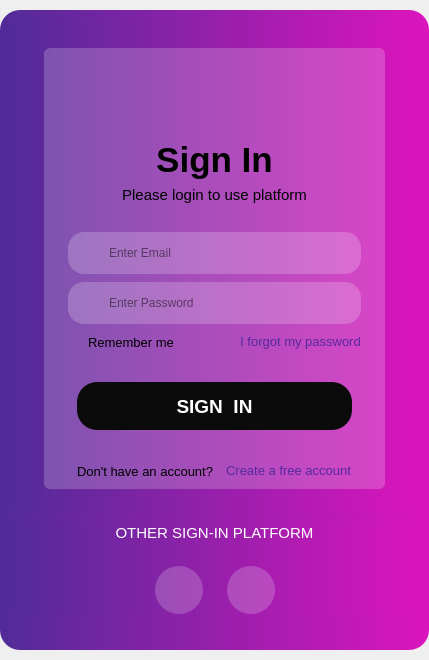
<?xml version="1.0" encoding="UTF-8"?>
<ui version="4.0">
 <class>MainWindow</class>
 <widget class="QMainWindow" name="MainWindow">
  <property name="geometry">
   <rect>
    <x>0</x>
    <y>0</y>
    <width>429</width>
    <height>660</height>
   </rect>
  </property>
  <property name="maximumSize">
   <size>
    <width>540</width>
    <height>692</height>
   </size>
  </property>
  <property name="windowTitle">
   <string>MainWindow</string>
  </property>
  <widget class="QWidget" name="centralwidget">
   <layout class="QHBoxLayout" name="horizontalLayout">
    <property name="spacing">
     <number>0</number>
    </property>
    <property name="leftMargin">
     <number>0</number>
    </property>
    <property name="topMargin">
     <number>0</number>
    </property>
    <property name="rightMargin">
     <number>0</number>
    </property>
    <property name="bottomMargin">
     <number>0</number>
    </property>
    <item>
     <widget class="QFrame" name="frame_6">
      <property name="sizePolicy">
       <sizepolicy hsizetype="Maximum" vsizetype="Maximum">
        <horstretch>0</horstretch>
        <verstretch>0</verstretch>
       </sizepolicy>
      </property>
      <property name="maximumSize">
       <size>
        <width>480</width>
        <height>640</height>
       </size>
      </property>
      <property name="styleSheet">
       <string notr="true">background-color: qlineargradient(x1:0, y1:0, x2:1, y2:0,stop:0 rgb(81, 43, 152), stop:1 rgb(219, 21, 189));
border-radius:20px </string>
      </property>
      <property name="frameShape">
       <enum>QFrame::StyledPanel</enum>
      </property>
      <property name="frameShadow">
       <enum>QFrame::Raised</enum>
      </property>
      <layout class="QVBoxLayout" name="verticalLayout">
       <property name="spacing">
        <number>12</number>
       </property>
       <property name="bottomMargin">
        <number>36</number>
       </property>
       <item>
        <spacer name="verticalSpacer_3">
         <property name="orientation">
          <enum>Qt::Vertical</enum>
         </property>
         <property name="sizeHint" stdset="0">
          <size>
           <width>20</width>
           <height>40</height>
          </size>
         </property>
        </spacer>
       </item>
       <item>
        <widget class="QFrame" name="frame">
         <property name="styleSheet">
          <string notr="true"/>
         </property>
         <property name="frameShape">
          <enum>QFrame::StyledPanel</enum>
         </property>
         <property name="frameShadow">
          <enum>QFrame::Raised</enum>
         </property>
         <layout class="QHBoxLayout" name="horizontalLayout_2">
          <item>
           <spacer name="horizontalSpacer">
            <property name="orientation">
             <enum>Qt::Horizontal</enum>
            </property>
            <property name="sizeHint" stdset="0">
             <size>
              <width>4</width>
              <height>20</height>
             </size>
            </property>
           </spacer>
          </item>
          <item>
           <widget class="QFrame" name="frame_4">
            <property name="minimumSize">
             <size>
              <width>381</width>
              <height>481</height>
             </size>
            </property>
            <property name="maximumSize">
             <size>
              <width>381</width>
              <height>481</height>
             </size>
            </property>
            <property name="styleSheet">
             <string notr="true">background-color: rgba(255, 255, 255, 0);</string>
            </property>
            <property name="frameShape">
             <enum>QFrame::StyledPanel</enum>
            </property>
            <property name="frameShadow">
             <enum>QFrame::Raised</enum>
            </property>
            <widget class="QFrame" name="frame_2">
             <property name="geometry">
              <rect>
               <x>0</x>
               <y>0</y>
               <width>381</width>
               <height>481</height>
              </rect>
             </property>
             <property name="minimumSize">
              <size>
               <width>381</width>
               <height>481</height>
              </size>
             </property>
             <property name="maximumSize">
              <size>
               <width>381</width>
               <height>481</height>
              </size>
             </property>
             <property name="styleSheet">
              <string notr="true">QFrame{image: url(:/svg/未标题-1.png);

background-color: rgba(255, 255, 255, 0);}</string>
             </property>
             <property name="frameShape">
              <enum>QFrame::StyledPanel</enum>
             </property>
             <property name="frameShadow">
              <enum>QFrame::Raised</enum>
             </property>
             <widget class="QFrame" name="frame_3">
              <property name="geometry">
               <rect>
                <x>20</x>
                <y>20</y>
                <width>341</width>
                <height>441</height>
               </rect>
              </property>
              <property name="styleSheet">
               <string notr="true">QFrame{
	image: none;
background-color: rgba(255, 255, 255, 20%);
border-radius:6px 
}
QLabel{

	background-color: rgba(255, 255, 255, 0);
}</string>
              </property>
              <property name="frameShape">
               <enum>QFrame::StyledPanel</enum>
              </property>
              <property name="frameShadow">
               <enum>QFrame::Raised</enum>
              </property>
              <layout class="QVBoxLayout" name="verticalLayout_3" stretch="0,0,0,0,0">
               <property name="spacing">
                <number>4</number>
               </property>
               <property name="leftMargin">
                <number>24</number>
               </property>
               <property name="topMargin">
                <number>24</number>
               </property>
               <property name="rightMargin">
                <number>24</number>
               </property>
               <property name="bottomMargin">
                <number>8</number>
               </property>
               <item>
                <widget class="QWidget" name="widget" native="true">
                 <property name="minimumSize">
                  <size>
                   <width>0</width>
                   <height>64</height>
                  </size>
                 </property>
                 <property name="styleSheet">
                  <string notr="true">image: url(:/svg/img/svg/女孩1.png);</string>
                 </property>
                </widget>
               </item>
               <item>
                <widget class="QFrame" name="frame_10">
                 <property name="styleSheet">
                  <string notr="true">background-color: rgba(255, 255, 255, 0);</string>
                 </property>
                 <property name="frameShape">
                  <enum>QFrame::StyledPanel</enum>
                 </property>
                 <property name="frameShadow">
                  <enum>QFrame::Raised</enum>
                 </property>
                 <layout class="QVBoxLayout" name="verticalLayout_5">
                  <property name="spacing">
                   <number>6</number>
                  </property>
                  <property name="leftMargin">
                   <number>0</number>
                  </property>
                  <property name="topMargin">
                   <number>0</number>
                  </property>
                  <property name="rightMargin">
                   <number>0</number>
                  </property>
                  <property name="bottomMargin">
                   <number>24</number>
                  </property>
                  <item>
                   <widget class="QLabel" name="label">
                    <property name="maximumSize">
                     <size>
                      <width>16777215</width>
                      <height>26777</height>
                     </size>
                    </property>
                    <property name="font">
                     <font>
                      <pointsize>26</pointsize>
                      <weight>75</weight>
                      <bold>true</bold>
                     </font>
                    </property>
                    <property name="text">
                     <string>Sign In</string>
                    </property>
                    <property name="alignment">
                     <set>Qt::AlignCenter</set>
                    </property>
                   </widget>
                  </item>
                  <item>
                   <widget class="QLabel" name="label_2">
                    <property name="maximumSize">
                     <size>
                      <width>16777215</width>
                      <height>16777</height>
                     </size>
                    </property>
                    <property name="font">
                     <font>
                      <pointsize>11</pointsize>
                     </font>
                    </property>
                    <property name="styleSheet">
                     <string notr="true"/>
                    </property>
                    <property name="text">
                     <string>Please login to use platform</string>
                    </property>
                    <property name="alignment">
                     <set>Qt::AlignCenter</set>
                    </property>
                   </widget>
                  </item>
                 </layout>
                </widget>
               </item>
               <item>
                <widget class="QFrame" name="frame_9">
                 <property name="styleSheet">
                  <string notr="true">background-color: rgba(255, 255, 255, 0);</string>
                 </property>
                 <property name="frameShape">
                  <enum>QFrame::StyledPanel</enum>
                 </property>
                 <property name="frameShadow">
                  <enum>QFrame::Raised</enum>
                 </property>
                 <layout class="QVBoxLayout" name="verticalLayout_4">
                  <property name="spacing">
                   <number>8</number>
                  </property>
                  <property name="leftMargin">
                   <number>0</number>
                  </property>
                  <property name="topMargin">
                   <number>0</number>
                  </property>
                  <property name="rightMargin">
                   <number>0</number>
                  </property>
                  <property name="bottomMargin">
                   <number>0</number>
                  </property>
                  <item>
                   <widget class="QFrame" name="frame_7">
                    <property name="minimumSize">
                     <size>
                      <width>0</width>
                      <height>42</height>
                     </size>
                    </property>
                    <property name="styleSheet">
                     <string notr="true">border-radius:16px ;
background-color: rgba(255, 255, 255, 51);</string>
                    </property>
                    <property name="frameShape">
                     <enum>QFrame::StyledPanel</enum>
                    </property>
                    <property name="frameShadow">
                     <enum>QFrame::Raised</enum>
                    </property>
                    <layout class="QHBoxLayout" name="horizontalLayout_6" stretch="1,9">
                     <property name="spacing">
                      <number>12</number>
                     </property>
                     <property name="topMargin">
                      <number>0</number>
                     </property>
                     <property name="bottomMargin">
                      <number>0</number>
                     </property>
                     <item>
                      <widget class="QWidget" name="widget_2" native="true">
                       <property name="maximumSize">
                        <size>
                         <width>18</width>
                         <height>18</height>
                        </size>
                       </property>
                       <property name="styleSheet">
                        <string notr="true">image: url(:/buttom_white/img/buttom_white/发送邮件_send-email.svg);
background-color: rgba(255, 255, 255, 0);</string>
                       </property>
                      </widget>
                     </item>
                     <item>
                      <widget class="QLineEdit" name="lineEdit">
                       <property name="styleSheet">
                        <string notr="true">QLineEdit{
	background-color: rgba(255, 255, 255, 0);
	selection-color: rgb(34, 34, 34);
}</string>
                       </property>
                       <property name="placeholderText">
                        <string>Enter Email</string>
                       </property>
                      </widget>
                     </item>
                    </layout>
                   </widget>
                  </item>
                  <item>
                   <widget class="QFrame" name="frame_8">
                    <property name="minimumSize">
                     <size>
                      <width>0</width>
                      <height>42</height>
                     </size>
                    </property>
                    <property name="styleSheet">
                     <string notr="true">border-radius:16px ;
background-color: rgba(255, 255, 255, 51);</string>
                    </property>
                    <property name="frameShape">
                     <enum>QFrame::StyledPanel</enum>
                    </property>
                    <property name="frameShadow">
                     <enum>QFrame::Raised</enum>
                    </property>
                    <layout class="QHBoxLayout" name="horizontalLayout_7" stretch="1,9">
                     <property name="spacing">
                      <number>12</number>
                     </property>
                     <property name="topMargin">
                      <number>0</number>
                     </property>
                     <property name="bottomMargin">
                      <number>0</number>
                     </property>
                     <item>
                      <widget class="QWidget" name="widget_3" native="true">
                       <property name="maximumSize">
                        <size>
                         <width>18</width>
                         <height>18</height>
                        </size>
                       </property>
                       <property name="styleSheet">
                        <string notr="true">image: url(:/buttom_white/img/buttom_white/电子锁开_electronic-locks-open.svg);
background-color: rgba(255, 255, 255, 0);</string>
                       </property>
                      </widget>
                     </item>
                     <item>
                      <widget class="QLineEdit" name="lineEdit_2">
                       <property name="styleSheet">
                        <string notr="true">QLineEdit{
	background-color: rgba(255, 255, 255, 0);
	selection-color: rgb(34, 34, 34);
}</string>
                       </property>
                       <property name="placeholderText">
                        <string>Enter Password</string>
                       </property>
                      </widget>
                     </item>
                    </layout>
                   </widget>
                  </item>
                  <item>
                   <layout class="QHBoxLayout" name="horizontalLayout_4">
                    <item>
                     <widget class="QCheckBox" name="checkBox">
                      <property name="font">
                       <font>
                        <pointsize>10</pointsize>
                       </font>
                      </property>
                      <property name="text">
                       <string>Remember me</string>
                      </property>
                     </widget>
                    </item>
                    <item>
                     <spacer name="horizontalSpacer_5">
                      <property name="orientation">
                       <enum>Qt::Horizontal</enum>
                      </property>
                      <property name="sizeHint" stdset="0">
                       <size>
                        <width>40</width>
                        <height>20</height>
                       </size>
                      </property>
                     </spacer>
                    </item>
                    <item>
                     <widget class="QPushButton" name="pushButton">
                      <property name="font">
                       <font>
                        <pointsize>10</pointsize>
                       </font>
                      </property>
                      <property name="styleSheet">
                       <string notr="true">color: rgb(84, 42, 155);</string>
                      </property>
                      <property name="text">
                       <string>I forgot my password</string>
                      </property>
                     </widget>
                    </item>
                   </layout>
                  </item>
                 </layout>
                </widget>
               </item>
               <item>
                <widget class="QFrame" name="frame_11">
                 <property name="styleSheet">
                  <string notr="true">background-color: rgba(255, 255, 255, 0);</string>
                 </property>
                 <property name="frameShape">
                  <enum>QFrame::StyledPanel</enum>
                 </property>
                 <property name="frameShadow">
                  <enum>QFrame::Raised</enum>
                 </property>
                 <layout class="QVBoxLayout" name="verticalLayout_6">
                  <item>
                   <spacer name="verticalSpacer">
                    <property name="orientation">
                     <enum>Qt::Vertical</enum>
                    </property>
                    <property name="sizeHint" stdset="0">
                     <size>
                      <width>20</width>
                      <height>40</height>
                     </size>
                    </property>
                   </spacer>
                  </item>
                  <item>
                   <widget class="QPushButton" name="pushButton_2">
                    <property name="minimumSize">
                     <size>
                      <width>0</width>
                      <height>48</height>
                     </size>
                    </property>
                    <property name="font">
                     <font>
                      <pointsize>14</pointsize>
                      <weight>75</weight>
                      <bold>true</bold>
                     </font>
                    </property>
                    <property name="styleSheet">
                     <string notr="true">QPushButton{
	background-color: rgb(11, 11, 11);
	border-radius:20px ;
	color: rgb(255, 255, 255);


}</string>
                    </property>
                    <property name="text">
                     <string>SIGN  IN</string>
                    </property>
                   </widget>
                  </item>
                  <item>
                   <spacer name="verticalSpacer_2">
                    <property name="orientation">
                     <enum>Qt::Vertical</enum>
                    </property>
                    <property name="sizeHint" stdset="0">
                     <size>
                      <width>20</width>
                      <height>40</height>
                     </size>
                    </property>
                   </spacer>
                  </item>
                 </layout>
                </widget>
               </item>
               <item>
                <layout class="QHBoxLayout" name="horizontalLayout_5">
                 <property name="spacing">
                  <number>12</number>
                 </property>
                 <item>
                  <spacer name="horizontalSpacer_7">
                   <property name="orientation">
                    <enum>Qt::Horizontal</enum>
                   </property>
                   <property name="sizeHint" stdset="0">
                    <size>
                     <width>40</width>
                     <height>20</height>
                    </size>
                   </property>
                  </spacer>
                 </item>
                 <item>
                  <widget class="QLabel" name="label_3">
                   <property name="font">
                    <font>
                     <pointsize>10</pointsize>
                    </font>
                   </property>
                   <property name="text">
                    <string>Don't have an account?</string>
                   </property>
                  </widget>
                 </item>
                 <item>
                  <widget class="QPushButton" name="pushButton_3">
                   <property name="font">
                    <font>
                     <pointsize>10</pointsize>
                    </font>
                   </property>
                   <property name="styleSheet">
                    <string notr="true">color: rgb(84, 42, 155);</string>
                   </property>
                   <property name="text">
                    <string>Create a free account</string>
                   </property>
                  </widget>
                 </item>
                 <item>
                  <spacer name="horizontalSpacer_6">
                   <property name="orientation">
                    <enum>Qt::Horizontal</enum>
                   </property>
                   <property name="sizeHint" stdset="0">
                    <size>
                     <width>40</width>
                     <height>20</height>
                    </size>
                   </property>
                  </spacer>
                 </item>
                </layout>
               </item>
              </layout>
             </widget>
            </widget>
           </widget>
          </item>
          <item>
           <spacer name="horizontalSpacer_2">
            <property name="orientation">
             <enum>Qt::Horizontal</enum>
            </property>
            <property name="sizeHint" stdset="0">
             <size>
              <width>4</width>
              <height>20</height>
             </size>
            </property>
           </spacer>
          </item>
         </layout>
        </widget>
       </item>
       <item>
        <widget class="QFrame" name="frame_5">
         <property name="frameShape">
          <enum>QFrame::StyledPanel</enum>
         </property>
         <property name="frameShadow">
          <enum>QFrame::Raised</enum>
         </property>
         <layout class="QVBoxLayout" name="verticalLayout_2">
          <property name="spacing">
           <number>24</number>
          </property>
          <property name="leftMargin">
           <number>0</number>
          </property>
          <property name="topMargin">
           <number>0</number>
          </property>
          <property name="rightMargin">
           <number>0</number>
          </property>
          <property name="bottomMargin">
           <number>0</number>
          </property>
          <item>
           <widget class="QLabel" name="label_4">
            <property name="font">
             <font>
              <pointsize>11</pointsize>
             </font>
            </property>
            <property name="styleSheet">
             <string notr="true">color: rgb(255, 255, 255);</string>
            </property>
            <property name="text">
             <string>OTHER SIGN-IN PLATFORM</string>
            </property>
            <property name="alignment">
             <set>Qt::AlignCenter</set>
            </property>
           </widget>
          </item>
          <item>
           <layout class="QHBoxLayout" name="horizontalLayout_3" stretch="0,0,0,0">
            <property name="spacing">
             <number>24</number>
            </property>
            <item>
             <spacer name="horizontalSpacer_3">
              <property name="orientation">
               <enum>Qt::Horizontal</enum>
              </property>
              <property name="sizeHint" stdset="0">
               <size>
                <width>40</width>
                <height>20</height>
               </size>
              </property>
             </spacer>
            </item>
            <item>
             <widget class="QPushButton" name="pushButton_4">
              <property name="minimumSize">
               <size>
                <width>48</width>
                <height>48</height>
               </size>
              </property>
              <property name="maximumSize">
               <size>
                <width>48</width>
                <height>48</height>
               </size>
              </property>
              <property name="styleSheet">
               <string notr="true">QPushButton{
	border-radius:24px ;
	background-color: rgba(251, 252, 255, 51);

}</string>
              </property>
              <property name="text">
               <string/>
              </property>
              <property name="icon">
               <iconset resource="resources.qrc">
                <normaloff>:/buttom_white/img/buttom_white/github _github.svg</normaloff>:/buttom_white/img/buttom_white/github _github.svg</iconset>
              </property>
              <property name="iconSize">
               <size>
                <width>32</width>
                <height>32</height>
               </size>
              </property>
             </widget>
            </item>
            <item>
             <widget class="QPushButton" name="pushButton_5">
              <property name="minimumSize">
               <size>
                <width>48</width>
                <height>48</height>
               </size>
              </property>
              <property name="maximumSize">
               <size>
                <width>48</width>
                <height>48</height>
               </size>
              </property>
              <property name="styleSheet">
               <string notr="true">QPushButton{
	border-radius:24px ;
	background-color: rgba(251, 252, 255, 51);

}</string>
              </property>
              <property name="text">
               <string/>
              </property>
              <property name="icon">
               <iconset resource="resources.qrc">
                <normaloff>:/buttom_white/img/buttom_white/gitlab_gitlab.svg</normaloff>:/buttom_white/img/buttom_white/gitlab_gitlab.svg</iconset>
              </property>
              <property name="iconSize">
               <size>
                <width>32</width>
                <height>32</height>
               </size>
              </property>
             </widget>
            </item>
            <item>
             <spacer name="horizontalSpacer_4">
              <property name="orientation">
               <enum>Qt::Horizontal</enum>
              </property>
              <property name="sizeHint" stdset="0">
               <size>
                <width>40</width>
                <height>20</height>
               </size>
              </property>
             </spacer>
            </item>
           </layout>
          </item>
         </layout>
        </widget>
       </item>
       <item>
        <spacer name="verticalSpacer_4">
         <property name="orientation">
          <enum>Qt::Vertical</enum>
         </property>
         <property name="sizeHint" stdset="0">
          <size>
           <width>20</width>
           <height>40</height>
          </size>
         </property>
        </spacer>
       </item>
      </layout>
     </widget>
    </item>
   </layout>
  </widget>
 </widget>
 <resources>
  <include location="resources.qrc"/>
 </resources>
 <connections/>
</ui>
